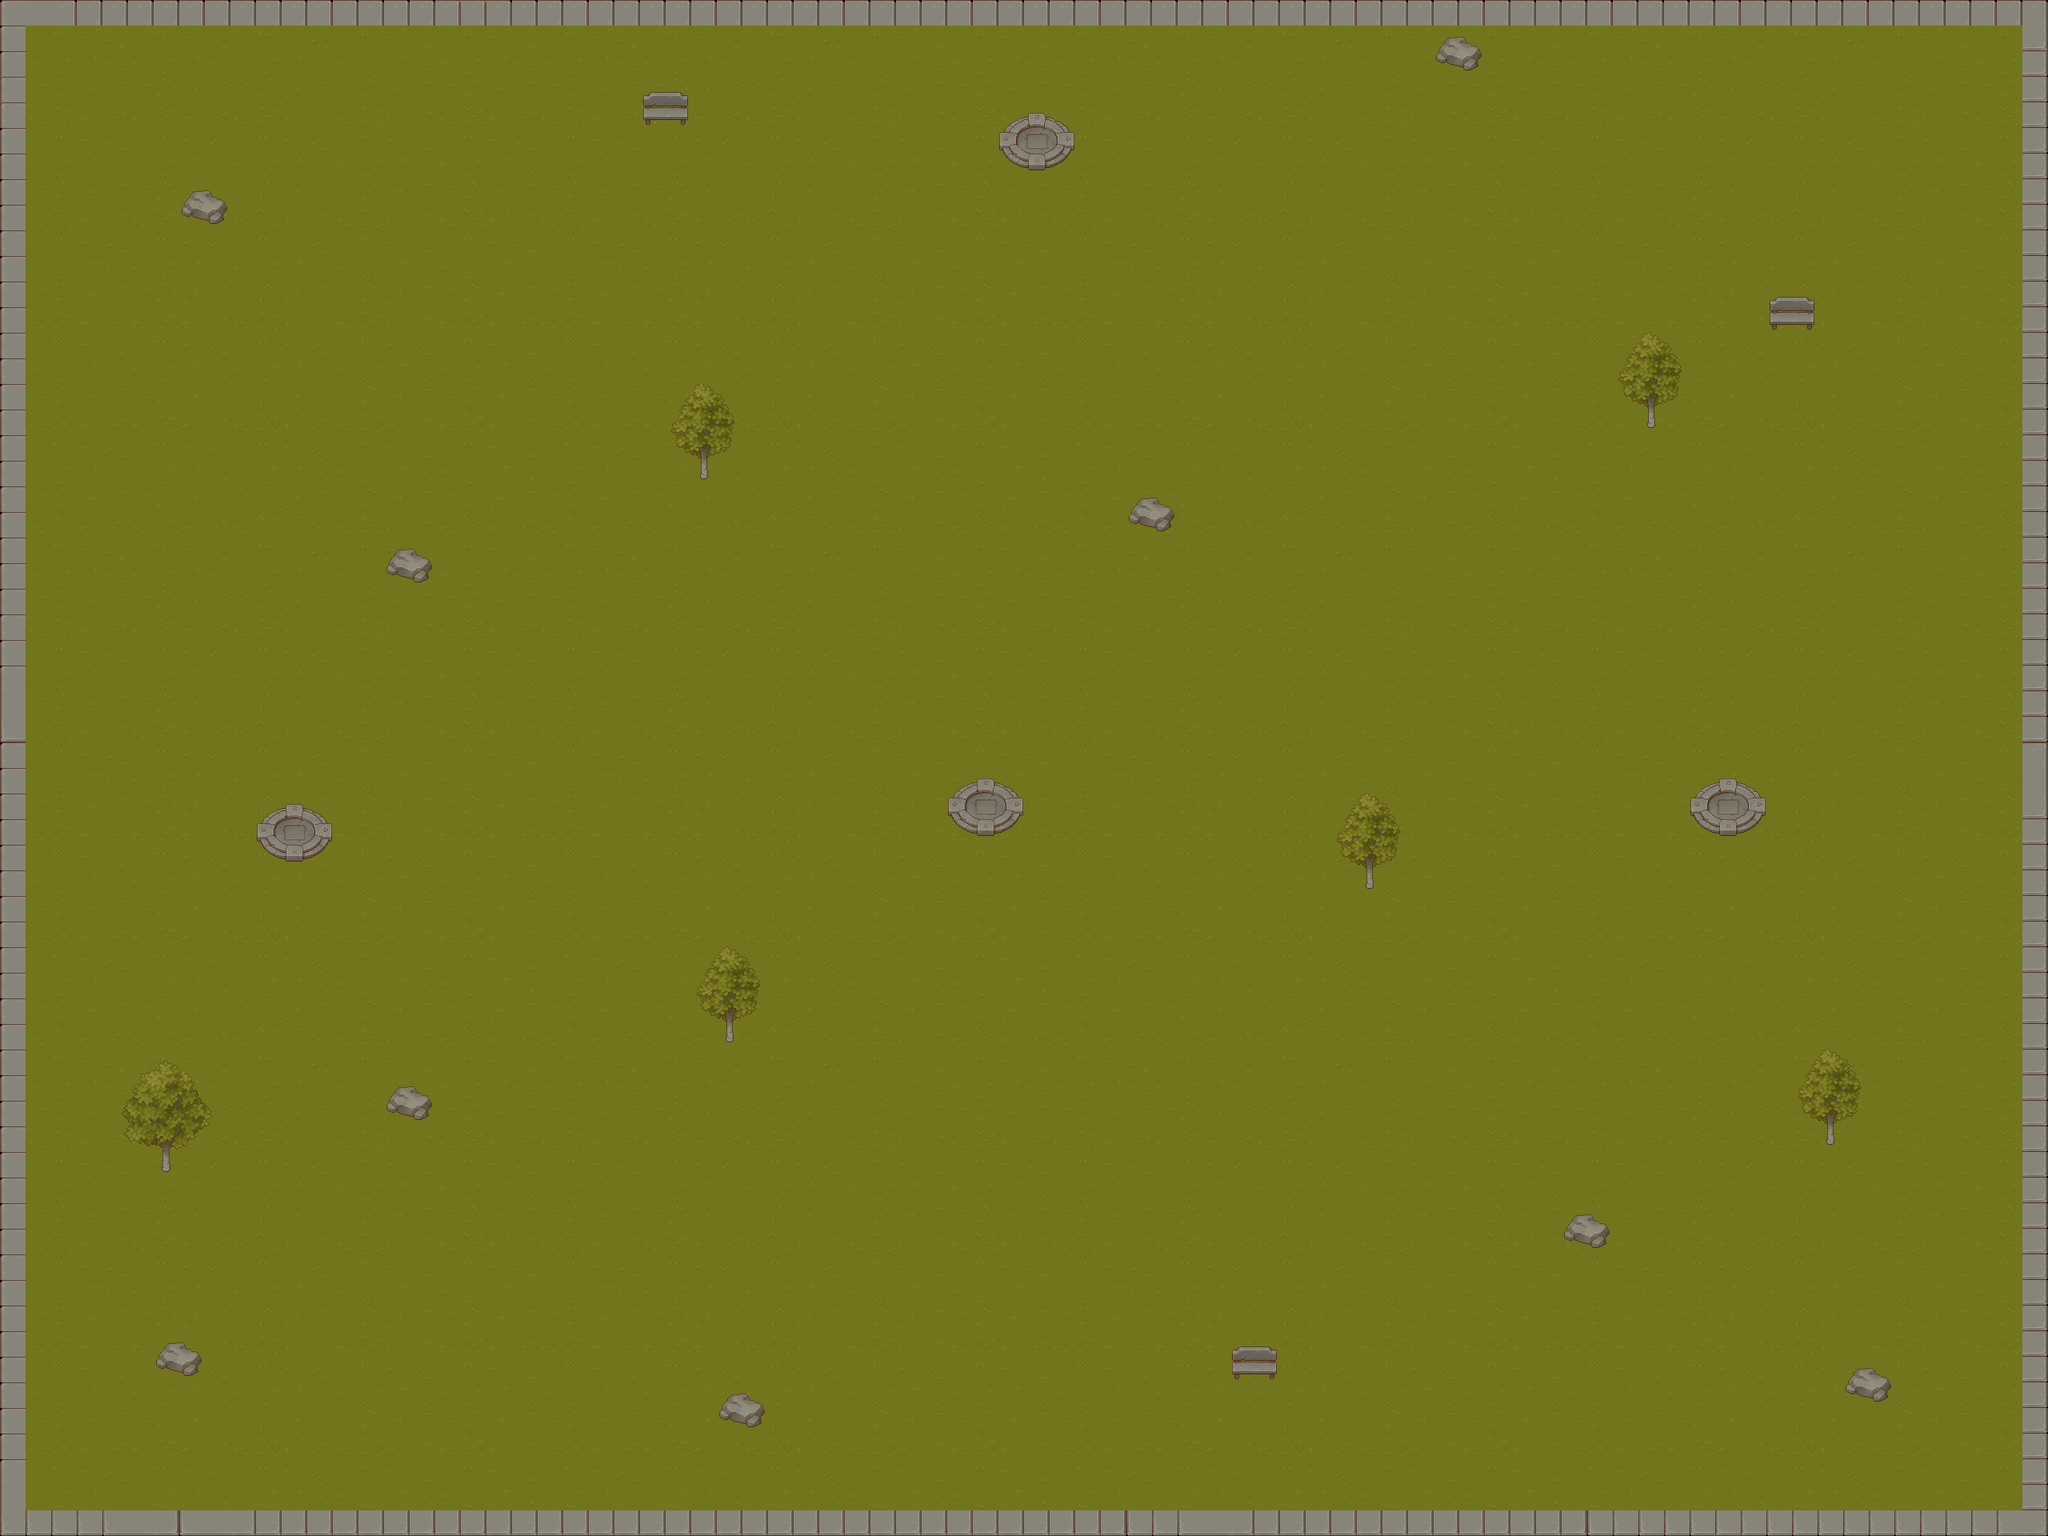

The image is a tile-based game level rendered from a .tmx file. Its description and source (layers, tilesets, objects; grid data summarised) follow:
An orthogonal 80x60 tile map with 32x32 px tiles, 4 tile layers (chão, parede, ArvoresEarbustos, quadradosdeescolha), 4 tilesets.

<map version="1.5" tiledversion="2021.03.23" orientation="orthogonal" renderorder="right-down" width="80" height="60" tilewidth="32" tileheight="32" infinite="0" nextlayerid="6" nextobjectid="1">
 <editorsettings>
  <export target="../mapa_oficina.json" format="json" />
 </editorsettings>
 <tileset firstgid="1" source="TX Tileset Stone Ground.tsx" />
 <tileset firstgid="65" source="TX Tileset Grass.tsx" />
 <tileset firstgid="129" source="TX Props.tsx" />
 <tileset firstgid="385" name="TX Plant" tilewidth="32" tileheight="32" tilecount="256" columns="16">
  <image source="Texture/TX Plant.png" width="512" height="512" />
 </tileset>
 <layer id="1" name="chão" width="80" height="60">
  <data>[4800 cells, 4800 non-empty, 24 distinct tile ids]</data>
 </layer>
 <layer id="4" name="parede" width="80" height="60">
  <data>[4800 cells, 360 non-empty, 25 distinct tile ids]</data>
 </layer>
 <layer id="5" name="ArvoresEarbustos" width="80" height="60">
  <data>[4800 cells, 100 non-empty, 40 distinct tile ids]</data>
 </layer>
 <layer id="2" name="quadradosdeescolha" width="80" height="60">
  <data>[4800 cells, 0 non-empty, 0 distinct tile ids]</data>
 </layer>
</map>
